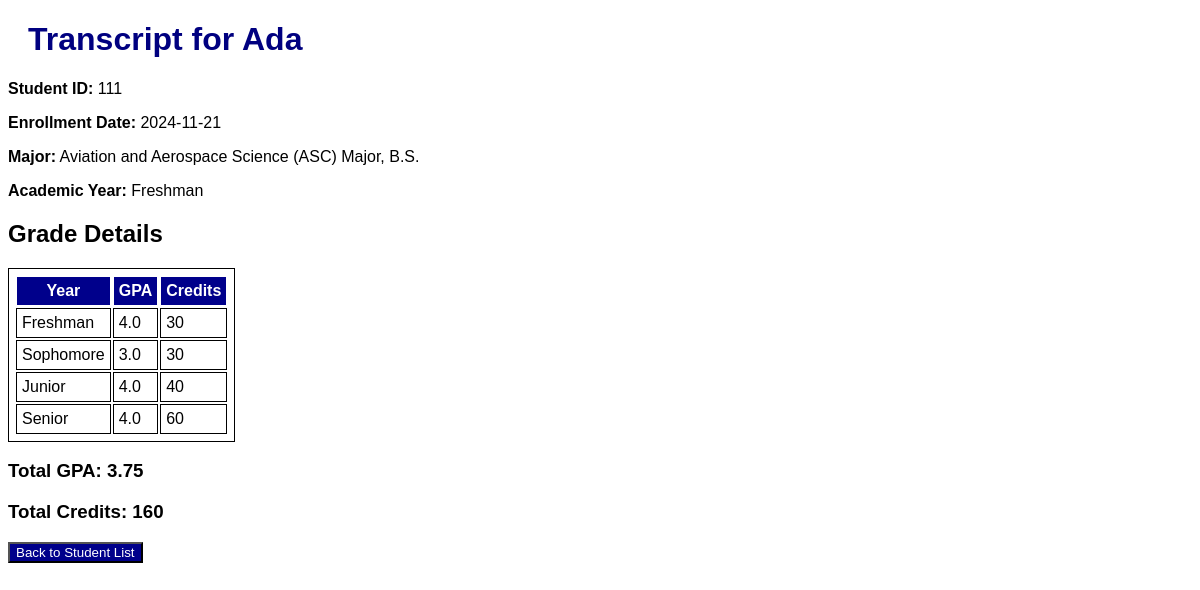
The app's page /students/111/graduation with its own data.
### app/models.py (models this page shows, shortened)
class Student(db.Model):
    __tablename__ = 'students'
    enrollment_date = db.Column(db.Date, nullable=False, default=date.today)
    student_id = db.Column(db.Integer, primary_key=True)
    student_name = db.Column(db.String, nullable=False)
    academic_year = db.Column(db.String)
    total_gpa = db.Column(db.Float, default=0.0)
    total_credits = db.Column(db.Integer, default=0)
    major = db.Column(db.String, nullable=False)

class Grade(db.Model):
    __tablename__ = 'grades'
    student_id = db.Column(
        db.Integer,
        db.ForeignKey('students.student_id'),
        nullable=False,
        primary_key=True)
    semester = db.Column(db.String, nullable=False, primary_key=True)
    gpa = db.Column(db.Float, default=0.0)
    credits = db.Column(db.Integer, default=0)
    student = db.relationship(
        'Student', backref=db.backref(
            'grades', lazy=True))

### app/routes.py (the view, shortened to what this page needs)
@login_required
@app.route('/students/<int:student_id>/graduation', methods=['GET'])
def view_transcript(student_id):
    student = Student.query.get_or_404(student_id)
    grades = Grade.query.filter_by(student_id=student_id).all()
    total_gpa = sum(grade.gpa for grade in grades) / len(grades)
    total_credits = sum(grade.credits for grade in grades)
    student.total_gpa = total_gpa
    student.total_credits = total_credits
    db.session.commit()
    return render_template('transcript.html', student=student,
                           grades=grades,
                           total_gpa=total_gpa,
                           total_credits=total_credits)

### templates/transcript.html
{% extends 'base.html' %}
{% block main %}
    <h1>Transcript for {{ student.student_name }}</h1>
    <p><strong>Student ID:</strong> {{ student.student_id }}</p>
    <p><strong>Enrollment Date:</strong> {{ student.enrollment_date }}</p>
    <p><strong>Major:</strong> {{ student.major }}</p>
    <p><strong>Academic Year:</strong> {{ student.academic_year|capitalize }}</p>
    <h2>Grade Details</h2>
    <table>
        <thead>
            <tr>
                <th>Year</th>
                <th>GPA</th>
                <th>Credits</th>
            </tr>
        </thead>
        <tbody>
            {% set correct_order = ['Freshman', 'Sophomore', 'Junior', 'Senior'] %}
            {% for semester in correct_order %}
                {% set grade = grades | selectattr('semester', 'equalto', semester) | first %}
                <tr>
                    <td>{{ semester }}</td>
                    <td>{{ grade.gpa if grade else 0.0 }}</td>
                    <td>{{ grade.credits if grade else 0 }}</td>
                </tr>
            {% endfor %}
        </tbody>
    </table>
    <h3>Total GPA: {{ total_gpa }}</h3>
    <h3>Total Credits: {{ total_credits }}</h3>
    <button type="button" class="button" onclick="window.location.href='{{ url_for('list_student') }}'">Back to Student List</button>
{% endblock %}

### static/style.css (style rules this page uses)
body { font-family: Arial, Helvetica, sans-serif; font-size: medium; }
h1 { color: navy; margin-left: 20px; }
table, th, td { border: 1px solid; padding: 5px }
th { background-color: darkblue; color: white }
.button { background-color: darkblue; color: white; }

### records on screen
Student: student_name "Ada", student_id "111", enrollment_date "2024-11-21", major "Aviation and Aerospace Science (ASC) Major, B.S.", academic_year "Freshman"
Grade: gpa "4.0", credits "30"
Grade: semester "Sophomore", gpa "3.0", credits "30"
Grade: semester "Junior", gpa "4.0", credits "40"
Grade: semester "Senior", gpa "4.0", credits "60"

### other values on screen
{{ semester }} "Freshman"
{{ total_gpa }} "3.75"
{{ total_credits }} "160"
